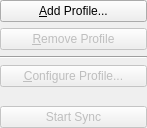
<?xml version="1.0" encoding="UTF-8"?>
<ui version="4.0">
 <class>ProfileWidget</class>
 <widget class="QWidget" name="ProfileWidget">
  <property name="geometry">
   <rect>
    <x>0</x>
    <y>0</y>
    <width>147</width>
    <height>128</height>
   </rect>
  </property>
  <property name="windowTitle">
   <string>Form</string>
  </property>
  <layout class="QVBoxLayout" name="verticalLayout">
   <property name="margin">
    <number>0</number>
   </property>
   <item>
    <widget class="KPushButton" name="addButton">
     <property name="text">
      <string>&amp;Add Profile...</string>
     </property>
     <property name="shortcut">
      <string>Ctrl+A</string>
     </property>
    </widget>
   </item>
   <item>
    <widget class="KPushButton" name="removeButton">
     <property name="enabled">
      <bool>false</bool>
     </property>
     <property name="text">
      <string>&amp;Remove Profile</string>
     </property>
     <property name="shortcut">
      <string>Ctrl+R</string>
     </property>
    </widget>
   </item>
   <item>
    <widget class="Line" name="line">
     <property name="orientation">
      <enum>Qt::Horizontal</enum>
     </property>
    </widget>
   </item>
   <item>
    <widget class="KPushButton" name="configureButton">
     <property name="enabled">
      <bool>false</bool>
     </property>
     <property name="text">
      <string>&amp;Configure Profile...</string>
     </property>
    </widget>
   </item>
   <item>
    <spacer name="verticalSpacer">
     <property name="orientation">
      <enum>Qt::Vertical</enum>
     </property>
     <property name="sizeHint" stdset="0">
      <size>
       <width>20</width>
       <height>40</height>
      </size>
     </property>
    </spacer>
   </item>
   <item>
    <widget class="KPushButton" name="startStopButton">
     <property name="enabled">
      <bool>false</bool>
     </property>
     <property name="text">
      <string>Start Sync</string>
     </property>
     <property name="shortcut">
      <string>Ctrl+S</string>
     </property>
    </widget>
   </item>
  </layout>
 </widget>
 <customwidgets>
  <customwidget>
   <class>KPushButton</class>
   <extends>QPushButton</extends>
   <header>kpushbutton.h</header>
  </customwidget>
 </customwidgets>
 <tabstops>
  <tabstop>addButton</tabstop>
  <tabstop>removeButton</tabstop>
  <tabstop>configureButton</tabstop>
  <tabstop>startStopButton</tabstop>
 </tabstops>
 <resources/>
 <connections/>
</ui>
